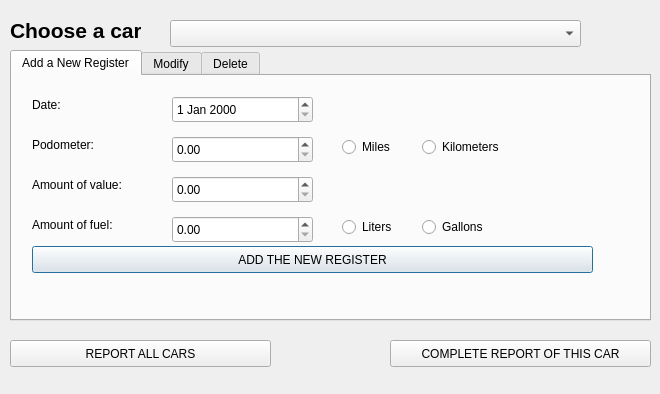
<?xml version="1.0" encoding="UTF-8"?>
<ui version="4.0">
 <class>DialogSavedCars</class>
 <widget class="QDialog" name="DialogSavedCars">
  <property name="geometry">
   <rect>
    <x>0</x>
    <y>0</y>
    <width>660</width>
    <height>394</height>
   </rect>
  </property>
  <property name="windowTitle">
   <string>Save cars</string>
  </property>
  <widget class="QLabel" name="label">
   <property name="geometry">
    <rect>
     <x>10</x>
     <y>20</y>
     <width>131</width>
     <height>21</height>
    </rect>
   </property>
   <property name="font">
    <font>
     <pointsize>16</pointsize>
     <weight>75</weight>
     <bold>true</bold>
    </font>
   </property>
   <property name="text">
    <string>Choose a car:</string>
   </property>
  </widget>
  <widget class="QComboBox" name="comboBox">
   <property name="geometry">
    <rect>
     <x>170</x>
     <y>20</y>
     <width>411</width>
     <height>27</height>
    </rect>
   </property>
  </widget>
  <widget class="QTabWidget" name="tabWidget">
   <property name="geometry">
    <rect>
     <x>10</x>
     <y>50</y>
     <width>641</width>
     <height>271</height>
    </rect>
   </property>
   <property name="currentIndex">
    <number>0</number>
   </property>
   <widget class="QWidget" name="tab">
    <property name="accessibleName">
     <string/>
    </property>
    <attribute name="title">
     <string>Add a New Register</string>
    </attribute>
    <widget class="QLabel" name="label_2">
     <property name="geometry">
      <rect>
       <x>20</x>
       <y>20</y>
       <width>67</width>
       <height>17</height>
      </rect>
     </property>
     <property name="text">
      <string>Date:</string>
     </property>
    </widget>
    <widget class="QLabel" name="label_3">
     <property name="geometry">
      <rect>
       <x>20</x>
       <y>100</y>
       <width>121</width>
       <height>17</height>
      </rect>
     </property>
     <property name="text">
      <string>Amount of value:</string>
     </property>
    </widget>
    <widget class="QLabel" name="label_4">
     <property name="geometry">
      <rect>
       <x>20</x>
       <y>140</y>
       <width>111</width>
       <height>17</height>
      </rect>
     </property>
     <property name="text">
      <string>Amount of fuel:</string>
     </property>
    </widget>
    <widget class="QLabel" name="label_5">
     <property name="geometry">
      <rect>
       <x>20</x>
       <y>60</y>
       <width>91</width>
       <height>17</height>
      </rect>
     </property>
     <property name="text">
      <string>Podometer:</string>
     </property>
    </widget>
    <widget class="QDateEdit" name="dateEdit">
     <property name="geometry">
      <rect>
       <x>160</x>
       <y>20</y>
       <width>141</width>
       <height>27</height>
      </rect>
     </property>
    </widget>
    <widget class="QDoubleSpinBox" name="doubleSpinBox">
     <property name="geometry">
      <rect>
       <x>160</x>
       <y>60</y>
       <width>141</width>
       <height>27</height>
      </rect>
     </property>
     <property name="maximum">
      <double>999999.989999999990687</double>
     </property>
    </widget>
    <widget class="QDoubleSpinBox" name="doubleSpinBox_2">
     <property name="geometry">
      <rect>
       <x>160</x>
       <y>100</y>
       <width>141</width>
       <height>27</height>
      </rect>
     </property>
     <property name="maximum">
      <double>99999.990000000005239</double>
     </property>
    </widget>
    <widget class="QDoubleSpinBox" name="doubleSpinBox_3">
     <property name="geometry">
      <rect>
       <x>160</x>
       <y>140</y>
       <width>141</width>
       <height>27</height>
      </rect>
     </property>
     <property name="maximum">
      <double>10000.000000000000000</double>
     </property>
    </widget>
    <widget class="QRadioButton" name="radioButton">
     <property name="geometry">
      <rect>
       <x>330</x>
       <y>140</y>
       <width>71</width>
       <height>22</height>
      </rect>
     </property>
     <property name="text">
      <string>Liters</string>
     </property>
    </widget>
    <widget class="QRadioButton" name="radioButton_2">
     <property name="geometry">
      <rect>
       <x>410</x>
       <y>140</y>
       <width>81</width>
       <height>22</height>
      </rect>
     </property>
     <property name="text">
      <string>Gallons</string>
     </property>
    </widget>
    <widget class="QRadioButton" name="radioButton_3">
     <property name="geometry">
      <rect>
       <x>330</x>
       <y>60</y>
       <width>71</width>
       <height>22</height>
      </rect>
     </property>
     <property name="text">
      <string>Miles</string>
     </property>
    </widget>
    <widget class="QRadioButton" name="radioButton_4">
     <property name="geometry">
      <rect>
       <x>410</x>
       <y>60</y>
       <width>117</width>
       <height>22</height>
      </rect>
     </property>
     <property name="text">
      <string>Kilometers</string>
     </property>
    </widget>
    <widget class="QPushButton" name="pushButton">
     <property name="geometry">
      <rect>
       <x>20</x>
       <y>170</y>
       <width>561</width>
       <height>27</height>
      </rect>
     </property>
     <property name="text">
      <string>ADD THE NEW REGISTER</string>
     </property>
    </widget>
   </widget>
   <widget class="QWidget" name="tab_2">
    <attribute name="title">
     <string>Modify</string>
    </attribute>
   </widget>
   <widget class="QWidget" name="tan_3">
    <attribute name="title">
     <string>Delete</string>
    </attribute>
   </widget>
  </widget>
  <widget class="QPushButton" name="pushButton_2">
   <property name="geometry">
    <rect>
     <x>10</x>
     <y>340</y>
     <width>261</width>
     <height>27</height>
    </rect>
   </property>
   <property name="text">
    <string>REPORT ALL CARS</string>
   </property>
  </widget>
  <widget class="QPushButton" name="pushButton_3">
   <property name="geometry">
    <rect>
     <x>390</x>
     <y>340</y>
     <width>261</width>
     <height>27</height>
    </rect>
   </property>
   <property name="text">
    <string>COMPLETE REPORT OF THIS CAR</string>
   </property>
  </widget>
 </widget>
 <resources/>
 <connections/>
</ui>
